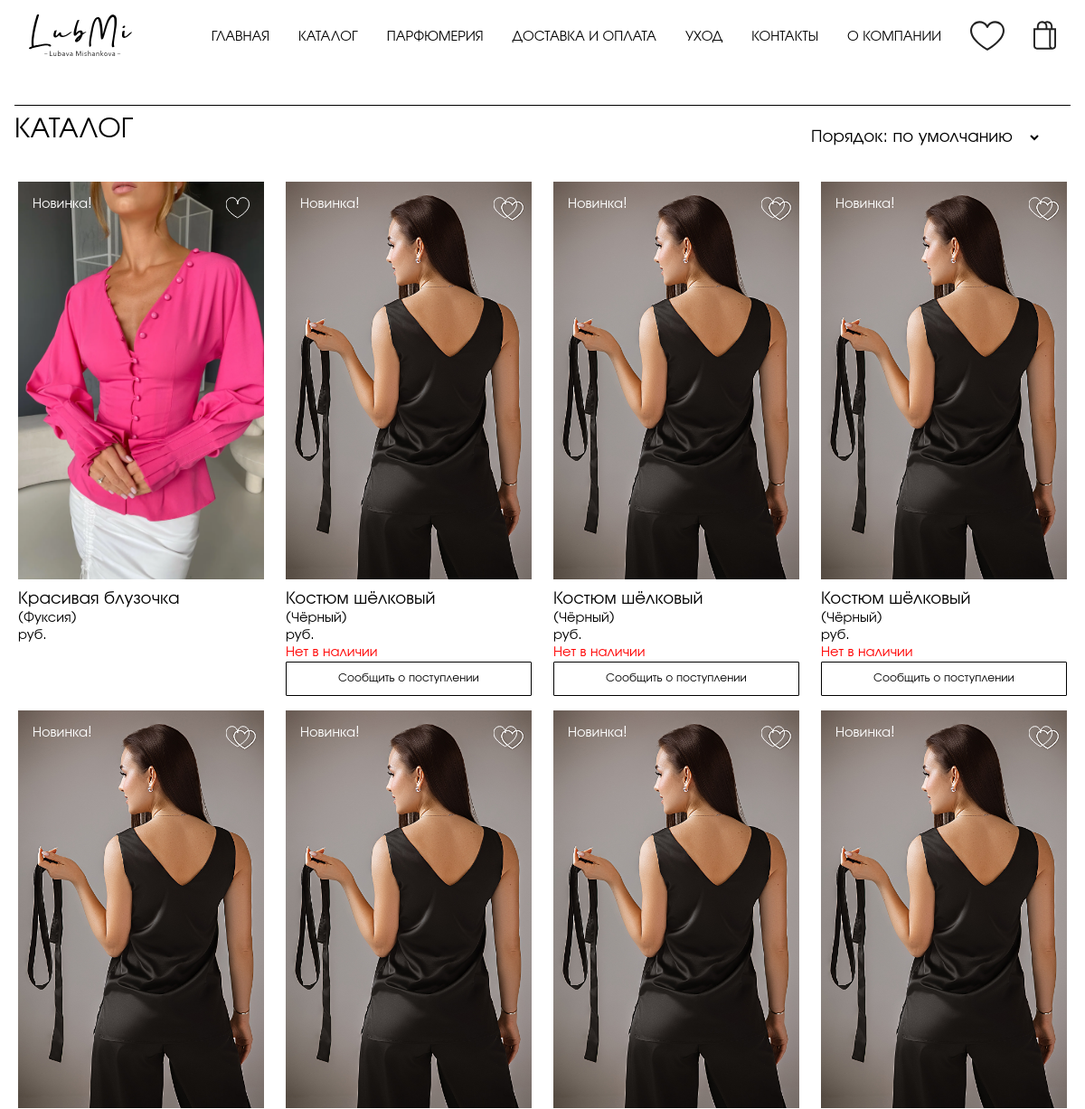
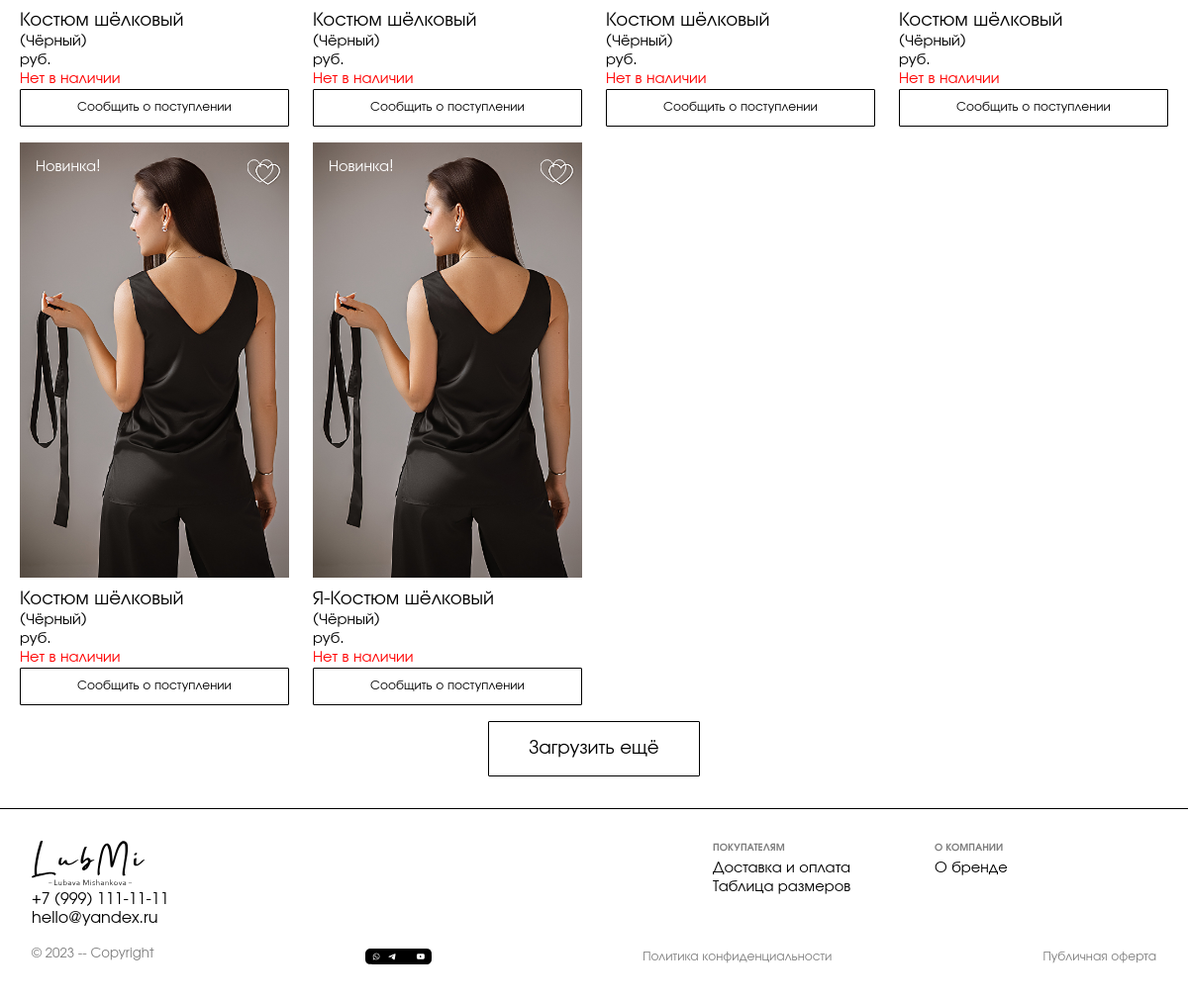
Page /lms/catalogue/ on the committed database (2 pictures, top to bottom).
### lms/models.py (models this page shows, shortened)
class DbItem(models.Model):
    created_at = models.DateTimeField(auto_now_add=True)
    updated_at = models.DateTimeField(auto_now=True)
    class Meta:
        abstract: bool = True

class Parameter(DbItem):
    key = models.CharField(primary_key=True, max_length=50)                                     # -- ключ --
    value = models.CharField(max_length=250)                                                    # -- значение --
    in_context = models.BooleanField(default=True)                                              # -- используется в контексте --
    description = models.TextField(null=True, blank=True)                                       # -- описание --
    @staticmethod
    def value_of(key, default=""):
        try:
            return Parameter.objects.get(pk=key).value
        except Parameter.DoesNotExist:
            return default

class Product(DbItem):
    article = models.CharField(primary_key=True, max_length=100, validators=[Tunable.validate_article])     # внутренний артикул
    title = models.CharField(max_length=100)                                                                # название
    slug = models.SlugField(unique=True, max_length=200)                                                    # слаг
    description = models.TextField(null=True, blank=True)                                                   # описание
    color = models.CharField(max_length=50, null=True, blank=True)                                          # цвет
    weight = models.BigIntegerField(validators=[MinValueValidator(0)])                                      # вес
    actual_price = MoneyField(
        max_digits=14,
        decimal_places=2,
        default_currency='RUR',
        validators=[MinValueValidator(0.01)])                                                               # цена
    old_price = MoneyField(
        max_digits=14,
        decimal_places=2,
        default_currency='RUR',
        null=True,
        blank=True,
        validators=[MinValueValidator(0.01)])                                                               # старая цена (до акции), null -- нет акции
    sales_quantity = models.BigIntegerField(default=0, validators=[MinValueValidator(0)])                   # количество продаж
    published_at = models.DateTimeField(null=True, blank=True, default=timezone.now)                        # время публикации(опубликован, если published_at < now())
    categories = models.ManyToManyField(Category, related_name="products")                                  # категории
    class PublishedManager(models.Manager):
        def get_queryset(self):
            return super().get_queryset().exclude(published_at=None).filter(published_at__lte=timezone.now())
    class BestsellersManager(PublishedManager):
        def get_queryset(self):
            return super().get_queryset().order_by('-sales_quantity')
    objects = models.Manager()
    published = PublishedManager()
    bestsellers = BestsellersManager()
    images: QuerySet                                                                            # -- Just for IDE syntax analyzer --
    sizes: QuerySet
    attributes: QuerySet
    orders: QuerySet
    class Meta:
        ordering = ["published_at"]
        indexes = [models.Index(fields=["title"])]
    @property
    def primary_image(self):
        query = self.images.filter(primary=True)
        return query.first() if query.exists() else None
    @property
    def in_stock(self):
        return self.sizes.filter(quantity__gt=0).exists()
    @property
    def novelty(self):
        return (datetime.now().date() - self.published_at.date()).days < 30 if self.published_at else False

class Image(DbItem):
    primary = models.BooleanField()                                                             # основное изображение?
    image = models.ImageField(upload_to='products/%Y/%m/%d')                                    # картинка
    product = models.ForeignKey(Product, related_name="images", on_delete=models.CASCADE)       # товар
    class PrimariesManager(models.Manager):
        def get_queryset(self):
            return super().get_queryset().filter(primary=True)
    objects = models.Manager()
    primaries = PrimariesManager()

### lms/views.py (the view)
# urls.py: path('catalogue/', CatalogueView.as_view(), name='catalogue'),
class CatalogueView(IndexView):
    @property
    def template_name(self):
        return 'lms/catalogue.html'

### customerinfo/customerinfo.py (called while the page is built)
    def _get_or_create_item(self, key, builder, save=False):
        try:
            result = self._info[key]
        except KeyError:
            result = self._info[key] = builder()
            if save:
                self.save()
        return result

    def _get_or_create_favorites(self):
        return self._get_or_create_item("favorites", list)

    @property
    def favorites(self):
        return set(self._get_or_create_favorites())

### lms/processors/processors.py (called while the page is built)
def parameters_processor(_):  # TODO -- dont forget fixtures for params! --
    return {
        f'param_{p.key}': mark_safe(p.value) for p in Parameter.objects.filter(in_context=True)
    }

### lms/templates/lms/catalogue.html (shortened to what this page needs)
{% extends "lms/index.html" %}
{% block page_content %}
{% include "lms/include/catalogue-type-A.html" with title=param_title_catalogue pages=product_pages kind="pd" variants=order_variants selector_id="order-selector" %}
{% endblock %}

### lms/templates/lms/include/navigation.html
{% load static %}
<nav>
  <a class="logo" href='{% url "lms:index" %}'><img src="{% static 'svg/logo.svg' %}"/></a>
  <a href='{% url "lms:index" %}'>{{param_title_main_page}}</a>
  <a href='{% url "lms:catalogue" %}'>{{param_title_catalogue}}</a>
  <a href='{% url "lms:perfumery" %}'>{{param_title_perfumery}}</a>
  <a href='{% url "lms:delivery" %}'>{{param_title_shipping_and_payment}}</a>
  <a href='{% url "lms:care" %}'>{{param_title_care}}</a>
  <a href='{% url "lms:contacts" %}'>{{param_title_contacts}}</a>
  <a href='{% url "lms:about" %}'>{{param_title_about_company}}</a>
  <a class="picto hand" onclick="right_sidebar.show_favorites();"><img src="{% static 'svg/heart.svg' %}"/></a>
  <a class="picto hand" onclick="right_sidebar.show_scart();"><img src="{% static 'svg/bag.svg' %}"/></a>
</nav>

### lms/templates/lms/include/catalogue-type-A.html (shortened to what this page needs)
{% if variants %}
<h1 class="with-selector">
    <span>{{title}}</span>
    <div class="selector-container">{% include "lms/include/selector.html" %}</div>
</h1>
{% else %}
<h1>{{title}}</h1>
{% endif %}
<div id="{{kind}}-list" class="catalogue">{% include "lms/include/product-list-type-A.html" with card_type="catalogue" %}</div>
{% if pages > 1 %}
<div class="toolbar"><button id="{{kind}}-upd-btn" class="medium" onclick="{{kind}}_update();">{{param_label_load_more}}</button></div>
{% endif %}

### lms/templates/lms/include/product-list-type-A.html
{% for product in products %}
<div>
{% include "lms/include/product-card-type-A.html" with card_type="catalogue" %}
</div>
{% endfor %}

### lms/templates/lms/include/product-card-type-A.html
{% load thumbnail %}
<figure>
  {% with product.primary_image as img %}
  {% if img %}
  {% if card_type == "catalogue" %}
  <div class="p-card-a"
       style="background-image: url('{% thumbnail img.image 220x0 %}');"
       onclick="if(event.eventPhase==event.AT_TARGET) show_product_details('{% url 'lms:product_details' slug=product.slug %}');">
  {% else %}
  <div class="p-card-a details"
       style="background-image: url('{% thumbnail img.image 220x0 %}');">
  {% endif%}
    {% if product.novelty %}
    <label class="white">{{param_label_novelty}}</label>
    {% endif %}
    {% if product.article in favorites %}
    {% include "lms/include/heart.html" with checked="checked" %}
    {% else %}
    {% include "lms/include/heart.html" with checked="unchecked" %}
    {% endif %}
  </div>
  {% else %}
  <div class="p-card-a">
    <h3>Изображение отсутствует</h3>
  </div>
  {% endif %}
  {% endwith %}
  {% if card_type == "catalogue" %}
  <figcaption>
  {% include "lms/include/product-description.html" %}
  </figcaption>
  {% endif %}
</figure>

### lms/templates/lms/include/heart.html (shortened to what this page needs)
<label class="heart">
</label>

### lms/templates/lms/include/product-description.html (shortened to what this page needs)
{% load custom_tags %}
{% if card_type == "catalogue" %}
<span class="like-title">{{product.title}}</span><br/>
({{product.color|default:param_message_color_missed}})<br/>
{% if product.old_price %}<span class="old_price">{{product.old_price.amount}} {{param_label_currency}}</span>{% endif %}{{product.actual_price.amount}} {{param_label_currency}}<br/>
{% if not product.in_stock %}<span class="red">{{param_label_not_available}}<br/></span><button class="w-100" onclick="notify_delivery('{{product.article}}')">{{param_label_notify_delivery}}</button>{% endif %}
{% else %}
<p>TODO Исправить! Неизвестный тип карточки!</p>
{% endif %}

### lms/templates/lms/include/page-footer.html
{% load static %}
<div class="std-footer">
  <div class="std-footer-item-1">
    <a class="logo" href='{% url "lms:index" %}'><img src="{% static 'svg/logo.svg' %}"/></a>
    <a href='{% url "lms:index" %}'>{{param_value_contact_phone}}</a>
    <a href='{% url "lms:index" %}'>{{param_value_contact_email}}</a>
  </div>
  <div class="std-footer-item-2">
    <h6>{{param_title_for_buyers}}</h6>
    <a href='{% url "lms:delivery" %}'>{{param_title_shipping_and_payment}}</a>
    {% if param_value_size_chart_modal.lower.strip == "yes" %}
    <a onclick="show_size_chart();" class="hand">{{param_title_size_chart}}</a>
    {% else %}
    <a href='{% url "lms:sz_chart" %}'>{{param_title_size_chart}}</a>
    {% endif %}
  </div>
  <div class="std-footer-item-3">
    <h6>{{param_title_about_company}}</h6>
    <a href='{% url "lms:about" %}'>{{param_title_about_the_brand}}</a>
  </div>
  <div class="std-footer-item-4">
    <small>{{param_label_copyright}}</small>
    <img style="height:1em" src="{% static 'svg/footer.svg' %}"/>
    <a href='{{param_value_link_privacy_policy}}'><small>{{param_title_privacy_policy}}</small></a>
    <a href='{{param_value_link_public_offer}}'><small>{{param_title_public_offer}}</small></a>
  </div>
</div>

### lms/static/css/lms.css (style rules this page uses)
:root { --LeadingHeight: 3rem; --FooterHeight: 3rem; --DefPadding: 1em; --DefBottomPadding: 3rem; --Fonts: 'URW Gothic', helvetica, sans-serif; --ZixContent: 10; --ZixLeading: 20; --ZixPanels: 30; --ZixTop: 40; --CatItemWidth: 17rem; --ScartFigWidth: 7rem; --HeartSize: 1.6rem; --Gap: var(--DefPadding); --NarrowPageWidth: 60rem; --HoFSize: 9rem; }
* { outline: 0; -webkit-user-select: none; -khtml-user-select: none; -moz-user-select: none; -ms-user-select: none; user-select: none; }
body, aside, .content, .leading { margin: 0; padding: 0; font-family: var(--Fonts); }
.leading > nav { width: 100%; display: flex; flex-direction: row; align-items: center; justify-content: space-between; }
.leading > nav > a { margin-left: 1rem; margin-right: 1rem; text-decoration: none; text-transform: uppercase; color: black; }
.leading > nav > a.logo { margin-right: auto; }
.leading > nav > a > img, a.logo > img { height: calc(var(--LeadingHeight) * 0.95); }
.std-footer { padding: var(--DefPadding); display: grid; grid-template-rows: auto auto; grid-template-columns: auto 7rem 7rem 7rem 7rem; grid-template-areas: "A B B C C" "D D D D D"; }
[class^='std-footer-item'] { display: flex; flex-flow: column; }
[class^='std-footer-item'] > * { text-decoration: none; color: black; }
.std-footer-item-1 { grid-area: A; }
.std-footer-item-2 { grid-area: B; }
.std-footer-item-3 { grid-area: C; }
.std-footer-item-4 { grid-area: D; flex-flow: row; justify-content: space-between; place-items: center; margin-top: 1rem; }
.with-selector { display :flex; flex-flow :row; }
.selector-container { margin-left :auto; margin-right: 2rem; }
.catalogue { display: grid; grid-template-columns: repeat(auto-fit, minmax(var(--CatItemWidth), 1fr)); gap: var(--Gap); }
.catalogue > * { display: flex; flex-flow: column; place-items: center; }
.catalogue > * > * { max-width: calc(var(--CatItemWidth)); min-width: calc(var(--CatItemWidth)); }
figure { margin: 0; }
figcaption { margin-top: 10px; }
.p-card-a { display: flex; flex-flow: row; background-size: cover; background-position: center center; background-repeat: no-repeat; max-height: calc(var(--CatItemWidth) * 1.5); min-height: calc(var(--CatItemWidth) * 1.5); padding: var(--DefPadding) }
.heart { margin-left: auto; max-height: calc(1.2 * var(--HeartSize)); }
h1 { font-weight:normal; border-top: 1px solid black; padding: 0.5rem 0 0 0; }
h5, h6, small { opacity: 0.5; margin-block-start: 0.1em; margin-block-end: 0.5em; }
h1, h2, h3, h4, h5, h6 { text-transform: uppercase; }
.toolbar { background: none; display: flex; flex-flow: column; place-items: center; padding: var(--DefPadding) }
.like-title { font-size: 1.25rem; }
.hand { cursor: pointer; }
.white { color: white; }
.red { color: red; }
.w-100 { width: 100%; }
button, input[type="submit"] { border: solid black thin; border-radius: 1px; color: black; background: none; box-shadow: none; padding: calc(0.75 * var(--DefPadding)) calc(2 * var(--DefPadding)); cursor: pointer; text-decoration: none; font-family: var(--Fonts); font-weight: lighter; }
button.medium, input[type="submit"].medium { font-size: 1.25rem; }

### rows in the picture
Parameter: value "ГЛАВНАЯ"
Parameter: value "КАТАЛОГ"
Parameter: value "ПАРФЮМЕРИЯ"
Parameter: value "ДОСТАВКА И ОПЛАТА", value "Доставка и оплата"
Parameter: value "УХОД"
Parameter: value "КОНТАКТЫ"
Parameter: value "О КОМПАНИИ"
Product: image (picture), param_label_novelty "Новинка!", title "Красивая блузочка", color "Фуксия", param_label_currency "руб."
Product: image (picture), param_label_novelty "Новинка!", title "Костюм шёлковый", color "Чёрный", param_label_currency "руб.", param_label_not_available "Нет в наличии", param_label_notify_delivery "Сообщить о поступлении"
Product: image (picture), param_label_novelty "Новинка!", title "Костюм шёлковый", color "Чёрный", param_label_currency "руб.", param_label_not_available "Нет в наличии", param_label_notify_delivery "Сообщить о поступлении"
Product: image (picture), param_label_novelty "Новинка!", title "Костюм шёлковый", color "Чёрный", param_label_currency "руб.", param_label_not_available "Нет в наличии", param_label_notify_delivery "Сообщить о поступлении"
Product: image (picture), param_label_novelty "Новинка!", title "Костюм шёлковый", color "Чёрный", param_label_currency "руб.", param_label_not_available "Нет в наличии", param_label_notify_delivery "Сообщить о поступлении"
Product: image (picture), param_label_novelty "Новинка!", title "Костюм шёлковый", color "Чёрный", param_label_currency "руб.", param_label_not_available "Нет в наличии", param_label_notify_delivery "Сообщить о поступлении"
Product: image (picture), param_label_novelty "Новинка!", title "Костюм шёлковый", color "Чёрный", param_label_currency "руб.", param_label_not_available "Нет в наличии", param_label_notify_delivery "Сообщить о поступлении"
Product: image (picture), param_label_novelty "Новинка!", title "Костюм шёлковый", color "Чёрный", param_label_currency "руб.", param_label_not_available "Нет в наличии", param_label_notify_delivery "Сообщить о поступлении"
Product: image (picture), param_label_novelty "Новинка!", title "Костюм шёлковый", color "Чёрный", param_label_currency "руб.", param_label_not_available "Нет в наличии", param_label_notify_delivery "Сообщить о поступлении"
Product: image (picture), param_label_novelty "Новинка!", title "Я-Костюм шёлковый", color "Чёрный", param_label_currency "руб.", param_label_not_available "Нет в наличии", param_label_notify_delivery "Сообщить о поступлении"
Parameter: value "Загрузить ещё"
Parameter: value "ПОКУПАТЕЛЯМ"
Parameter: value "Таблица размеров"
Parameter: value "О бренде"
Parameter: value "© 2023 -- Copyright"
Parameter: value "Политика конфиденциальности"
Parameter: value "Публичная оферта"

### other values in the picture
{{ param_value_contact_phone }} "+7 (999) 111-11-11"
{{ param_value_contact_email }} "hello@yandex.ru"
form field value "Порядок: по умолчанию"
